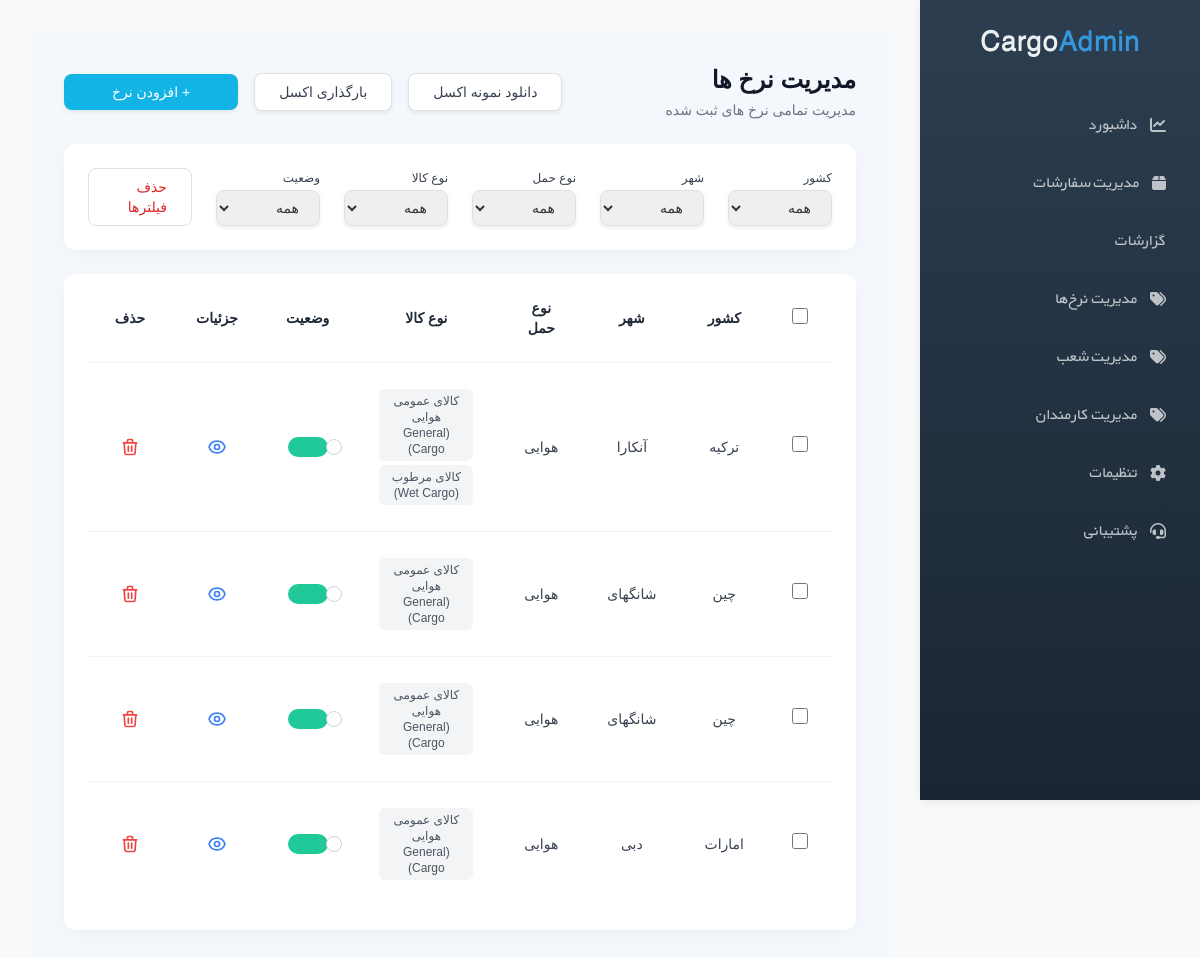
Screenshot of /panel/rates/ (signed in) with the database file from the repository.
### rates/models.py (models this page shows, shortened)
class Rate(models.Model):
    forwarder = models.ForeignKey(
        'forwarders.ForwarderCompany',
        on_delete=models.CASCADE,
        null=True, blank=True,
        related_name='rates',
        verbose_name="شرکت فورواردر"
    )
    branch = models.ForeignKey(
        'forwarders.ForwarderBranch',
        on_delete=models.CASCADE,
        null=True, blank=True,
        related_name='rates',
        verbose_name="شعبه فورواردر"
    )
    transport_mode = models.CharField(
        max_length=20,
        choices=TransportMode.choices,
        verbose_name="روش حمل"
    )
    origin_province = models.ForeignKey(
        'locations.Province',
        on_delete=models.PROTECT,
        related_name='origin_rates',
        verbose_name="استان مبدا"
    )
    cargo_types = models.ManyToManyField(
        CargoType,
        verbose_name="نوع کالا (دسته‌های تحت پوشش)",
        related_name="rates",
        blank=True
    )
    origin_city = models.ForeignKey(
        'locations.City',
        on_delete=models.PROTECT,
        related_name='origin_rates',
        verbose_name="شهر مبدا"
    )
    destination_country = models.ForeignKey(
        'locations.Country',
        on_delete=models.PROTECT,
        related_name='destination_rates',
        verbose_name="کشور مقصد"
    )
    destination_city = models.ForeignKey(
        'locations.DestinationCity',
        on_delete=models.PROTECT,
        related_name='destination_rates',
        verbose_name="شهر مقصد"
    )
    destination_port = models.ForeignKey(
        'locations.Port',
        on_delete=models.PROTECT,
        related_name='destination_rates',
        verbose_name="پورت/فرودگاه مقصد"
    )
    is_active = models.BooleanField(
        default=True,
        verbose_name="وضعیت فعال بودن"
    )
    valid_until = models.DateField(
        verbose_name="تاریخ اعتبار"
    )
    created_at = models.DateTimeField(auto_now_add=True, verbose_name="تاریخ ایجاد")
    updated_at = models.DateTimeField(auto_now=True, verbose_name="تاریخ بروزرسانی")
    class Meta:
        verbose_name = "نرخ پایه"
        verbose_name_plural = "نرخ‌های پایه"

class CargoType(models.Model):
    name = models.CharField(max_length=100, verbose_name="عنوان دسته اصلی کالا")
    transport_mode = models.CharField(
        max_length=20,
        choices=TransportMode.choices,
        verbose_name="وابسته به روش حمل"
    )
    class Meta:
        verbose_name = "نوع کالا (دسته اصلی)"
        verbose_name_plural = "انواع کالا (دسته‌های اصلی)"

### locations/models.py (models this page shows, shortened)
class Country(TimeStampedModel):
    name = models.CharField(max_length=100, unique=True)
    code = models.CharField(max_length=3, unique=True)  # ISO 3166-1 alpha-3
    is_active = models.BooleanField(default=True)
    class Meta:
        verbose_name = "کشور"
        verbose_name_plural = "کشورها"

class DestinationCity(TimeStampedModel):
    country = models.ForeignKey(Country, on_delete=models.PROTECT, related_name="cities")
    name = models.CharField(max_length=100)
    is_active = models.BooleanField(default=True)
    class Meta:
        unique_together = ("country", "name")
        verbose_name = "شهر مقصد"
        verbose_name_plural = "شهرهای مقصد"

### panel/views.py (the view)
# urls.py: path('rates/', views.rate_list_view, name='rate_list'),
@login_required
@forwarder_required
def rate_list_view(request):
    forwarder_company = getattr(request.user, 'forwarder_company', None)
    if forwarder_company:
        rates = Rate.objects.filter(forwarder=forwarder_company).select_related(
            'destination_country', 'destination_city', 'destination_port'
        ).prefetch_related('cargo_types').order_by('-created_at')
        country_id = request.GET.get('country')
        city_id = request.GET.get('city')
        mode = request.GET.get('mode')
        cargo_id = request.GET.get('cargo')
        status = request.GET.get('status')
        if country_id:
            rates = rates.filter(destination_country_id=country_id)
        if city_id:
            rates = rates.filter(destination_city_id=city_id)
        if mode:
            rates = rates.filter(transport_mode=mode)
        if cargo_id:
            rates = rates.filter(cargo_types__id=cargo_id)
        if status in ['active', 'inactive']:
            rates = rates.filter(is_active=(status == 'active'))
        filter_countries = Rate.objects.filter(forwarder=forwarder_company, destination_country__isnull=False).values('destination_country__id', 'destination_country__name').distinct()
        filter_cities = Rate.objects.filter(forwarder=forwarder_company, destination_city__isnull=False).values('destination_city__id', 'destination_city__name').distinct()
        filter_cargos = CargoType.objects.filter(rates__forwarder=forwarder_company).distinct()
        transport_modes = []
        mode_choices = dict(Rate._meta.get_field('transport_mode').choices)
        used_modes = Rate.objects.filter(forwarder=forwarder_company).values_list('transport_mode', flat=True).distinct()
        for m in used_modes:
            if m in mode_choices:
                transport_modes.append({'id': m, 'name': mode_choices[m]})
    else:
        rates = []
        filter_countries = filter_cities = filter_cargos = transport_modes = []
    context = {
        'rates': rates,
        'filter_countries': filter_countries,
        'filter_cities': filter_cities,
        'filter_cargos': filter_cargos,
        'transport_modes': transport_modes,
    }
    return render(request, 'forwarder_panel/rate_list.html', context)

### templates/forwarder_panel/rate_list.html (shortened to what this page needs)
{% extends 'forwarder_panel/base.html' %}
{% load static %}
{% block content %}
<script src="https://cdn.tailwindcss.com"></script>
<div class="p-8 bg-[#f4f7fc] min-h-screen rtl font-vazir" dir="rtl">
    <div class="flex justify-between items-center mb-6">
        <div class="text-right">
            <h1 class="text-2xl font-bold text-[#111827] mb-1">مدیریت نرخ ها</h1>
            <p class="text-sm text-gray-500">مدیریت تمامی نرخ های ثبت شده</p>
        </div>
        <div class="flex items-center gap-3">
            <a href="{% url 'forwarder_panel:rate_download_template' %}" class="px-4 py-2 bg-white border border-gray-200 text-gray-700 rounded-lg shadow-sm hover:bg-gray-50 text-sm transition-colors">
                دانلود نمونه اکسل
            </a>
            <form action="{% url 'forwarder_panel:rate_bulk_upload' %}" method="POST" enctype="multipart/form-data" id="excel-upload-form" class="m-0">
                <label class="cursor-pointer px-4 py-2 bg-white border border-gray-200 text-gray-700 rounded-lg shadow-sm hover:bg-gray-50 text-sm transition-colors flex items-center justify-center m-0">
                    <span>بارگذاری اکسل</span>
                </label>
            </form>
            <a href="{% url 'forwarder_panel:rate_create' %}" class="px-5 py-2 bg-[#12b4e6] text-white rounded-lg shadow-sm hover:bg-[#0da0cc] text-sm font-medium flex items-center gap-2 transition-colors">
                + افزودن نرخ
            </a>
        </div>
    </div>
    <div class="bg-white rounded-xl shadow-[0_4px_20px_-4px_rgba(0,0,0,0.05)] p-4 mb-6">
        <form id="filter-form" method="GET" class="grid grid-cols-1 md:grid-cols-6 gap-4 items-end">
            <div>
                <label class="block text-xs font-medium text-gray-700 mb-1">کشور</label>
                <select name="country" class="w-full text-sm border-gray-300 rounded-lg shadow-sm focus:border-blue-500 focus:ring-blue-500 py-2 px-3 border filter-select">
                    <option value="">همه</option>
                </select>
            </div>
            <div>
                <label class="block text-xs font-medium text-gray-700 mb-1">شهر</label>
                <select name="city" class="w-full text-sm border-gray-300 rounded-lg shadow-sm focus:border-blue-500 focus:ring-blue-500 py-2 px-3 border filter-select">
                    <option value="">همه</option>
                </select>
            </div>
            <div>
                <label class="block text-xs font-medium text-gray-700 mb-1">نوع حمل</label>
                <select name="mode" class="w-full text-sm border-gray-300 rounded-lg shadow-sm focus:border-blue-500 focus:ring-blue-500 py-2 px-3 border filter-select">
                    <option value="">همه</option>
                </select>
            </div>
            <div>
                <label class="block text-xs font-medium text-gray-700 mb-1">نوع کالا</label>
                <select name="cargo" class="w-full text-sm border-gray-300 rounded-lg shadow-sm focus:border-blue-500 focus:ring-blue-500 py-2 px-3 border filter-select">
                    <option value="">همه</option>
                </select>
            </div>
            <div>
                <label class="block text-xs font-medium text-gray-700 mb-1">وضعیت</label>
                <select name="status" class="w-full text-sm border-gray-300 rounded-lg shadow-sm focus:border-blue-500 focus:ring-blue-500 py-2 px-3 border filter-select">
                    <option value="">همه</option>
                </select>
            </div>
            <div>
                <a href="{% url 'forwarder_panel:rate_list' %}" class="w-full inline-flex justify-center items-center py-2 px-4 border border-red-200 text-red-600 rounded-lg hover:bg-red-50 text-sm font-medium transition-colors">
                    حذف فیلترها
                </a>
            </div>
        </form>
    </div>
    <div class="bg-white rounded-xl shadow-[0_4px_20px_-4px_rgba(0,0,0,0.05)] py-6 px-4">
        <div class="overflow-x-auto">
            <table class="w-full text-center border-collapse">
                <thead>
                    <tr class="border-b border-gray-100">
                        <th class="pb-4 px-4 text-gray-800 font-semibold text-sm w-12">
                            <input type="checkbox" id="select-all-checkbox" class="w-4 h-4 text-blue-600 bg-gray-100 border-gray-300 rounded focus:ring-blue-500 cursor-pointer">
                        </th>
                        <th class="pb-4 px-4 text-gray-800 font-semibold text-sm">کشور</th>
                        <th class="pb-4 px-4 text-gray-800 font-semibold text-sm">شهر</th>
                        <th class="pb-4 px-4 text-gray-800 font-semibold text-sm">نوع حمل</th>
                        <th class="pb-4 px-4 text-gray-800 font-semibold text-sm">نوع کالا</th>
                        <th class="pb-4 px-4 text-gray-800 font-semibold text-sm">وضعیت</th>
                        <th class="pb-4 px-4 text-gray-800 font-semibold text-sm">جزئیات</th>
                        <th class="pb-4 px-4 text-gray-800 font-semibold text-sm">حذف</th>
                    </tr>
                </thead>
                <tbody class="divide-y divide-gray-100">
                    {% for rate in rates %}
                    <tr class="hover:bg-gray-50/50 transition-colors">
                        <td class="py-4 px-4">
                            <input type="checkbox" class="rate-checkbox w-4 h-4 text-blue-600 bg-gray-100 border-gray-300 rounded focus:ring-blue-500 cursor-pointer" value="{{ rate.id }}">
                        </td>
                        <td class="py-4 px-4 text-gray-700 text-sm font-medium">{{ rate.destination_country.name|default:"-" }}</td>
                        <td class="py-4 px-4 text-gray-700 text-sm font-medium">{{ rate.destination_city.name|default:"-" }}</td>
                        <td class="py-4 px-4 text-gray-700 text-sm font-medium">{{ rate.get_transport_mode_display }}</td>
                        <td class="py-4 px-4 text-gray-700 text-sm font-medium">
                            {% for cargo in rate.cargo_types.all %}
                                <span class="inline-block bg-gray-100 text-gray-600 px-2 py-1 rounded text-xs m-0.5">{{ cargo.name }}</span>
                            {% empty %}
                                عمومی
                            {% endfor %}
                        </td>
                        <td class="py-4 px-4">
                            <div class="flex justify-center items-center">
                                <label class="relative inline-flex items-center cursor-pointer">
                                    <div class="w-10 h-5 bg-gray-200 peer-focus:outline-none rounded-full peer peer-checked:after:translate-x-full peer-checked:after:-translate-x-[100%] after:content-[''] after:absolute after:top-[2px] after:right-[2px] after:bg-white after:border-gray-300 after:border after:rounded-full after:h-4 after:w-4 after:transition-all peer-checked:bg-[#20c997]"></div>
                                </label>
                            </div>
                        </td>
                        <td class="py-4 px-4">
                            <div class="flex justify-center items-center">
                                <a href="{% url 'forwarder_panel:rate_detail' rate.id %}" class="text-blue-500 hover:text-blue-700 mx-2 transition-colors" title="مشاهده و ویرایش">
                                </a>
                            </div>
                        </td>
                        <td class="py-4 px-4">
                            <div class="flex justify-center items-center">
                                <button type="button" class="delete-rate-btn text-red-500 hover:text-red-700 mx-2 transition-colors" data-url="{% url 'forwarder_panel:delete_rate' rate.id %}" title="حذف نرخ">
                                    <svg xmlns="http://www.w3.org/2000/svg" class="h-5 w-5" fill="none" viewBox="0 0 24 24" stroke="currentColor">
                                        <path stroke-linecap="round" stroke-linejoin="round" stroke-width="2" d="M19 7l-.867 12.142A2 2 0 0116.138 21H7.862a2 2 0 01-1.995-1.858L5 7m5 4v6m4-6v6m1-10V4a1 1 0 00-1-1h-4a1 1 0 00-1 1v3M4 7h16" />
                                    </svg>
                                </button>
                            </div>
                        </td>
                    </tr>
                    {% empty %}
                    <tr>
                        <td colspan="8" class="py-10 text-center text-gray-500 text-sm">
                            داده‌ای برای نمایش وجود ندارد.
                        </td>
                    </tr>
                    {% endfor %}
                </tbody>
            </table>
        </div>
    </div>
</div>
{% endblock %}

### static/css/base_panel_style.css (style rules this page uses)
* { margin: 0; padding: 0; box-sizing: border-box; }
body { font-family: 'BYekan', Tahoma, Arial, sans-serif; background: #f8f9fa; color: #333; }

### templates/forwarder_panel/rate_list.html (style rules this page uses)
.font-vazir { font-family: 'Vazir', sans-serif; }

### rows the page displays
Rate: destination_country.name "ترکیه", destination_city.name "آنکارا", transport_mode "هوایی"
CargoType: name "کالای عمومی هوایی (General Cargo)"
CargoType: name "کالای مرطوب (Wet Cargo)"
Rate: destination_country.name "چین", destination_city.name "شانگهای", transport_mode "هوایی"
Rate: destination_country.name "چین", destination_city.name "شانگهای", transport_mode "هوایی"
Rate: destination_country.name "امارات", destination_city.name "دبی", transport_mode "هوایی"
